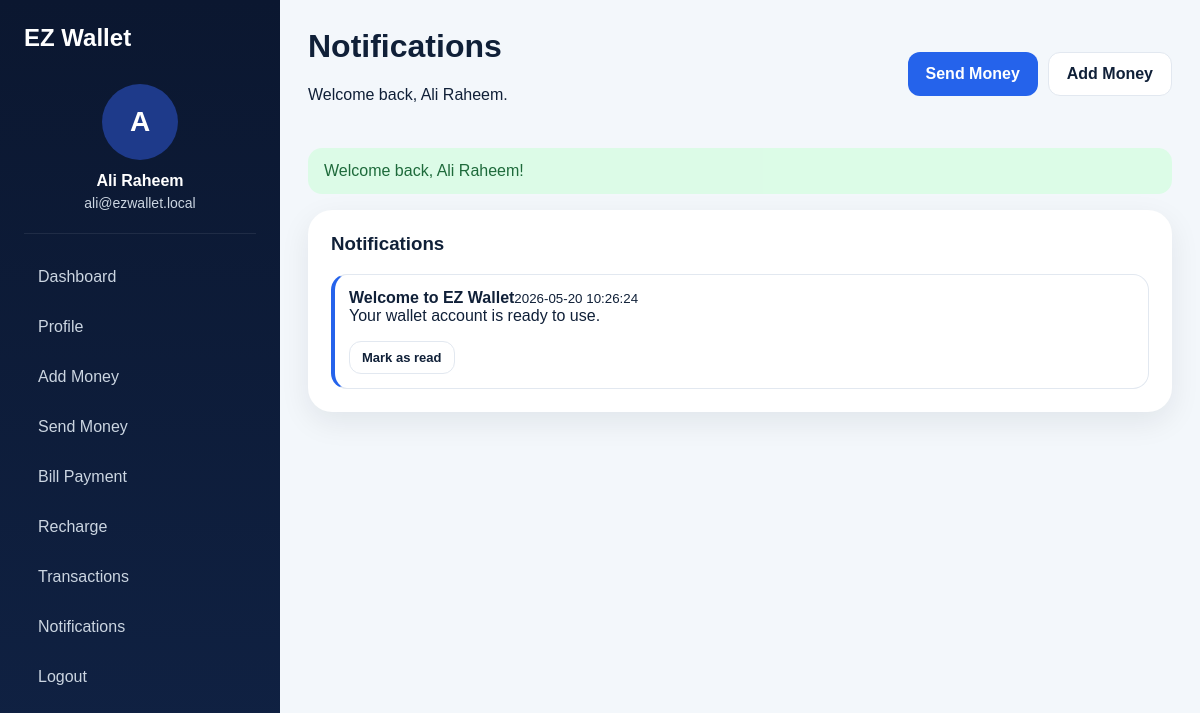
The app's page /public/index.php?route=notifications (signed in) with its own data.
### tables this page shows
CREATE TABLE wallets (id INT AUTO_INCREMENT PRIMARY KEY,user_id INT NOT NULL UNIQUE,balance DECIMAL(12,2) NOT NULL DEFAULT 0.00,created_at DATETIME NOT NULL,updated_at DATETIME NOT NULL,CONSTRAINT fk_wallet_user FOREIGN KEY (user_id) REFERENCES users(id) ON DELETE CASCADE);

CREATE TABLE users (id INT AUTO_INCREMENT PRIMARY KEY,name VARCHAR(120) NOT NULL,username VARCHAR(80) NOT NULL UNIQUE,email VARCHAR(150) NOT NULL UNIQUE,phone VARCHAR(30) NOT NULL,password_hash VARCHAR(255) NOT NULL,role ENUM('admin','user') NOT NULL DEFAULT 'user',status ENUM('active','inactive') NOT NULL DEFAULT 'active',avatar VARCHAR(255) NULL,created_at DATETIME NOT NULL,updated_at DATETIME NOT NULL);

CREATE TABLE notifications (id INT AUTO_INCREMENT PRIMARY KEY,user_id INT NOT NULL,title VARCHAR(150) NOT NULL,message TEXT NOT NULL,is_read TINYINT(1) NOT NULL DEFAULT 0,created_at DATETIME NOT NULL,INDEX idx_notification_user (user_id),CONSTRAINT fk_notification_user FOREIGN KEY (user_id) REFERENCES users(id) ON DELETE CASCADE);

### controllers/BaseController.php (called while the page is built, shortened)
<?php
abstract class BaseController
{
    protected function view(string $view, array $data = [], string $layout = 'app'): void
    {
        extract($data);
        $layoutFile = __DIR__ . '/../views/layouts/' . $layout . '.php';
        require $layoutFile;
    }
}

### controllers/UserController.php (called while the page is built, shortened)
<?php
class UserController extends BaseController
{
    public function notifications(): void { require_login(); $this->view('user/notifications', ['title'=>'Notifications','notifications'=>(new Notification())->allByUser((int)auth_user()['id'])], 'dashboard'); }
}

### public/index.php (called while the page is built, shortened)
<?php
require_once __DIR__ . '/../routes/web.php';
$route = $_GET['route'] ?? 'home';
[$controllerClass, $method] = $routes[$route];
$controller = new $controllerClass();
$controller->$method();

### models/BaseModel.php (called while the page is built, shortened)
<?php
abstract class BaseModel
{
    public function __construct()
    {
        $this->db = Database::getInstance();
    }
}

### config/database.php (called while the page is built)
<?php
class Database
{
    private static ?PDO $instance = null;
    public static function getInstance(): PDO
    {
        if (self::$instance === null) {
            $config = require __DIR__ . '/app.php';
            $db = $config['db'];
            $dsn = sprintf(
                'mysql:host=%s;port=%s;dbname=%s;charset=%s',
                $db['host'],
                $db['port'],
                $db['database'],
                $db['charset']
            );
            self::$instance = new PDO($dsn, $db['username'], $db['password'], [
                PDO::ATTR_ERRMODE => PDO::ERRMODE_EXCEPTION,
                PDO::ATTR_DEFAULT_FETCH_MODE => PDO::FETCH_ASSOC,
                PDO::ATTR_EMULATE_PREPARES => false,
            ]);
        }
        return self::$instance;
    }
}

### models/User.php (called while the page is built, shortened)
<?php
class User extends BaseModel
{
    public function findById(int $id): ?array
    {
        $stmt = $this->db->prepare("SELECT u.*, w.balance FROM users u LEFT JOIN wallets w ON w.user_id=u.id WHERE u.id=?");
        $stmt->execute([$id]);
        return $stmt->fetch() ?: null;
    }
}

### includes/auth.php (called while the page is built, shortened)
<?php
function auth_user(): ?array
{
    if (!empty($_SESSION['user_id'])) {
        return (new User())->findById((int)$_SESSION['user_id']);
    }
    return null;
}

### includes/helpers.php (called while the page is built, shortened)
<?php
function app_config(): array
{
    static $config = null;
    if ($config === null) {
        $config = require __DIR__ . '/../config/app.php';
    }
    return $config;
}
function base_url(string $path = ''): string
{
    $base = rtrim(app_config()['base_path'], '/');
    $path = ltrim($path, '/');
    return $base . ($path ? '/' . $path : '');
}
function e(?string $value): string
{
    return htmlspecialchars((string)$value, ENT_QUOTES, 'UTF-8');
}
function current_route(): string
{
    return $_GET['route'] ?? 'home';
}
function route_is(string $route): bool
{
    return current_route() === $route;
}

### config/app.php (called while the page is built)
<?php
return [
    'app_name' => 'EZ Wallet Secure Financial Transaction',
    'base_path' => '/ez_wallet_secure/public',
    'db' => [
        'host' => '127.0.0.1',
        'port' => '3306',
        'database' => 'ez_wallet_secure',
        'username' => 'root',
        'password' => '',
        'charset' => 'utf8mb4',
    ],
    'currency' => 'PKR',
    'upload_dir' => dirname(__DIR__) . '/uploads/avatars',
    'max_upload_size' => 2097152,
];

### models/Notification.php (called while the page is built, shortened)
<?php
class Notification extends BaseModel
{
    public function allByUser(int $userId): array
    {
        $stmt=$this->db->prepare("SELECT * FROM notifications WHERE user_id=? ORDER BY created_at DESC");
        $stmt->execute([$userId]);
        return $stmt->fetchAll();
    }
}

### views/user/notifications.php (the view)
<div class="card"><div class="card-head"><h3>Notifications</h3></div><div class="notification-list"><?php foreach ($notifications as $note): ?><div class="note-item <?= $note['is_read'] ? 'read' : 'unread' ?>"><div class="between"><strong><?= e($note['title']) ?></strong><small><?= e($note['created_at']) ?></small></div><p><?= e($note['message']) ?></p><?php if (!$note['is_read']): ?><form method="post" action="<?= base_url('index.php?route=notifications/read') ?>"><input type="hidden" name="_csrf" value="<?= csrf_token() ?>"><input type="hidden" name="id" value="<?= (int)$note['id'] ?>"><button class="btn btn-sm btn-outline" type="submit">Mark as read</button></form><?php endif; ?></div><?php endforeach; ?><?php if (!$notifications): ?><p>No notifications yet.</p><?php endif; ?></div></div>

### views/partials/sidebar.php
<?php $auth = auth_user(); ?><aside class="sidebar"><div class="sidebar-brand">EZ Wallet</div><div class="sidebar-user"><div class="avatar-circle"><?php if (!empty($auth['avatar'])): ?><img src="<?= base_url('../uploads/avatars/' . $auth['avatar']) ?>" alt="Avatar" class="avatar-img"><?php else: ?><span><?= strtoupper(substr($auth['name'], 0, 1)) ?></span><?php endif; ?></div><h4><?= e($auth['name']) ?></h4><p><?= e($auth['email']) ?></p></div><nav class="sidebar-nav"><a href="<?= base_url('index.php?route=dashboard') ?>" class="<?= route_is('dashboard') ? 'active' : '' ?>">Dashboard</a><a href="<?= base_url('index.php?route=profile') ?>" class="<?= route_is('profile') ? 'active' : '' ?>">Profile</a><a href="<?= base_url('index.php?route=wallet/add-money') ?>">Add Money</a><a href="<?= base_url('index.php?route=wallet/send-money') ?>">Send Money</a><a href="<?= base_url('index.php?route=wallet/bill-payment') ?>">Bill Payment</a><a href="<?= base_url('index.php?route=wallet/recharge') ?>">Recharge</a><a href="<?= base_url('index.php?route=transactions') ?>">Transactions</a><a href="<?= base_url('index.php?route=notifications') ?>">Notifications</a><a href="<?= base_url('index.php?route=logout') ?>">Logout</a></nav></aside>

### views/partials/dashboard_header.php
<?php $auth = auth_user(); ?><header class="dashboard-header"><div><h1><?= e($title ?? 'Dashboard') ?></h1><p>Welcome back, <?= e($auth['name']) ?>.</p></div><div class="header-actions"><?php if ($auth['role'] === 'user'): ?><a href="<?= base_url('index.php?route=wallet/send-money') ?>" class="btn btn-primary">Send Money</a><a href="<?= base_url('index.php?route=wallet/add-money') ?>" class="btn btn-outline">Add Money</a><?php else: ?><a href="<?= base_url('index.php?route=admin/reports') ?>" class="btn btn-primary">View Reports</a><?php endif; ?></div></header>

### assets/css/app.css (style rules this page uses)
:root { --bg:#07111f;--bg2:#0c1b31;--text:#102038;--muted:#64748b;--primary:#2563eb;--primary2:#1d4ed8;--success:#15803d;--danger:#dc2626;--border:#e2e8f0 }
* { box-sizing:border-box }
body { margin:0;font-family:Arial,Helvetica,sans-serif;color:var(--text);background:#f3f7fb }
a { text-decoration:none;color:var(--primary) }
h1,h2,h3,h4,p { margin-top:0 }
.between { justify-content:space-between }
.btn { display:inline-flex;align-items:center;justify-content:center;padding:12px 18px;border-radius:12px;border:none;cursor:pointer;font-weight:700 }
.btn-primary { background:var(--primary);color:#fff }
.btn-outline { background:#fff;border:1px solid var(--border);color:var(--text) }
.btn-sm { padding:8px 12px;font-size:13px }
.glass-card,.card,.info-card,.auth-card,.form-card,.stat-card { background:#fff;border:1px solid rgba(255,255,255,.4);border-radius:24px;box-shadow:0 10px 30px rgba(15,23,42,.08) }
.sidebar { background:linear-gradient(180deg,#0b1730,#102244);color:#fff;padding:24px;position:sticky;top:0;height:100vh }
.sidebar-brand { font-size:24px;font-weight:800;margin-bottom:20px }
.sidebar-user { text-align:center;padding:12px 0 22px;border-bottom:1px solid rgba(255,255,255,.08) }
.avatar-circle { width:76px;height:76px;border-radius:50%;background:#1e3a8a;display:grid;place-items:center;margin:0 auto 12px;font-size:28px;font-weight:800;overflow:hidden }
.sidebar-user h4 { margin:0 0 5px }
.sidebar-user p { margin:0;color:#cbd5e1;font-size:14px }
.sidebar-nav { display:grid;gap:8px;margin-top:22px }
.sidebar-nav a { color:#cbd5e1;padding:12px 14px;border-radius:14px }
.dashboard-header { display:flex;justify-content:space-between;align-items:center;padding:28px 28px 0;gap:16px }
.header-actions { display:flex;gap:10px;flex-wrap:wrap }
.card { padding:22px }
.card-head { margin-bottom:18px }
.notification-list { display:grid;gap:14px }
.note-item { padding:14px;border:1px solid var(--border);border-radius:16px;background:#fff }
.note-item.unread { border-left:4px solid var(--primary) }

### records on screen
wallets: user.name "A", user.name "Ali Raheem", user.email "ali@ezwallet.local"
notifications: title "Welcome to EZ Wallet", created_at "2026-05-20 10:26:24", message "Your wallet account is ready to use."

### other values on screen
$title "Notifications"
$flash['message'] "Welcome back, Ali Raheem!"
